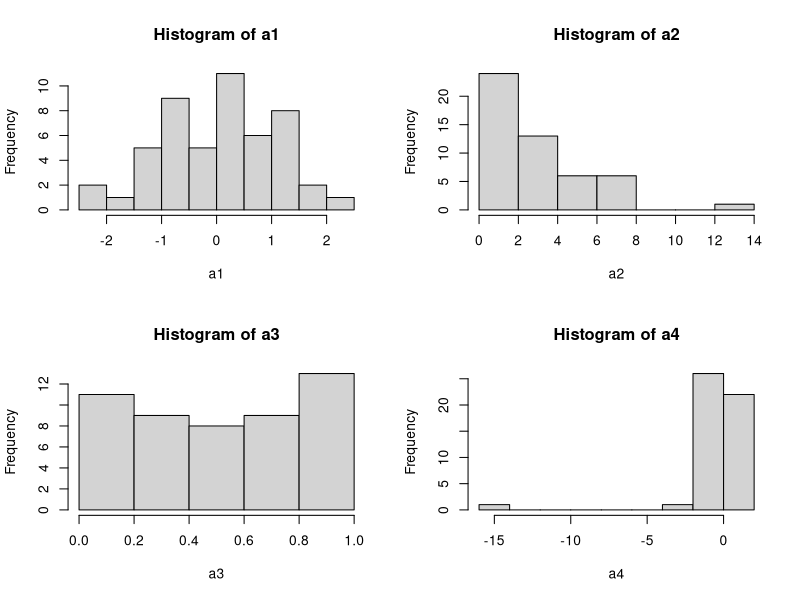
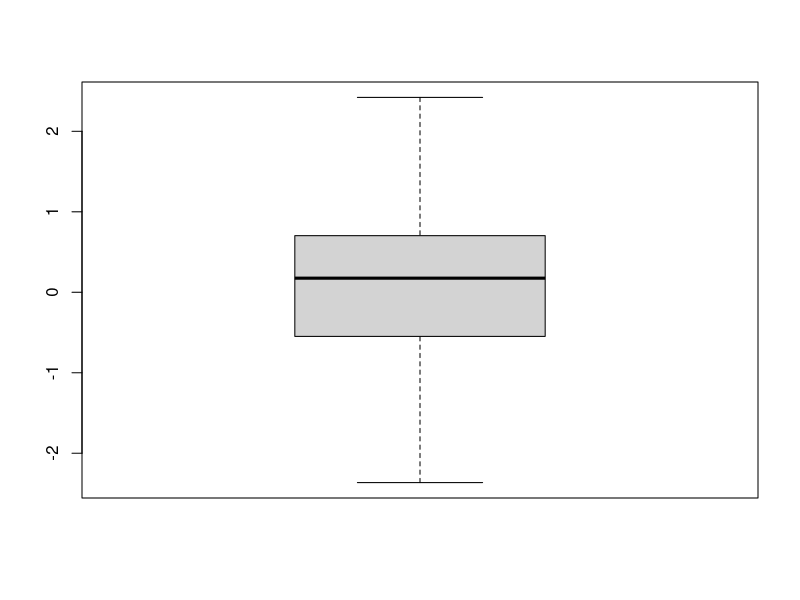
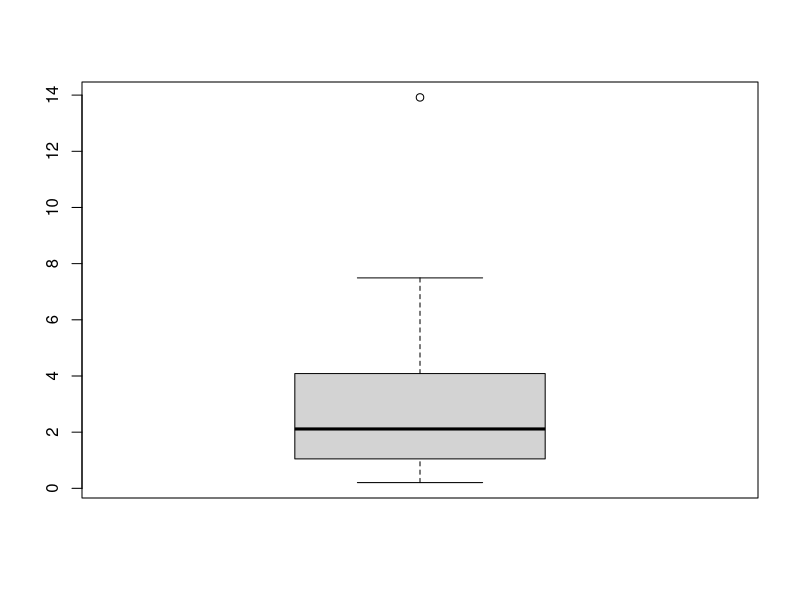
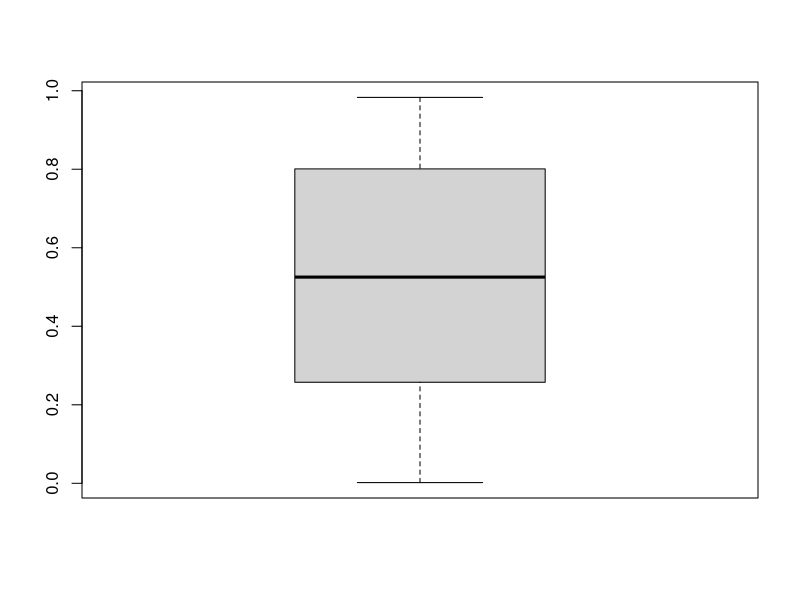
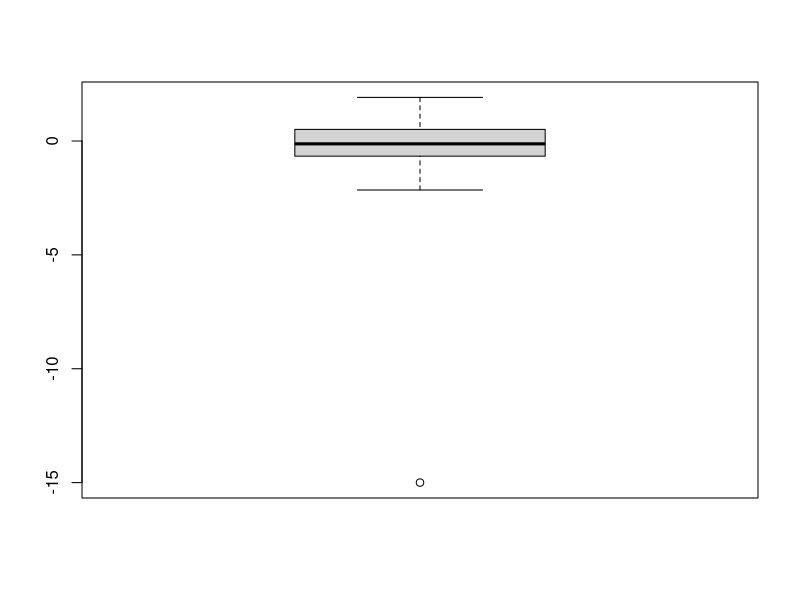
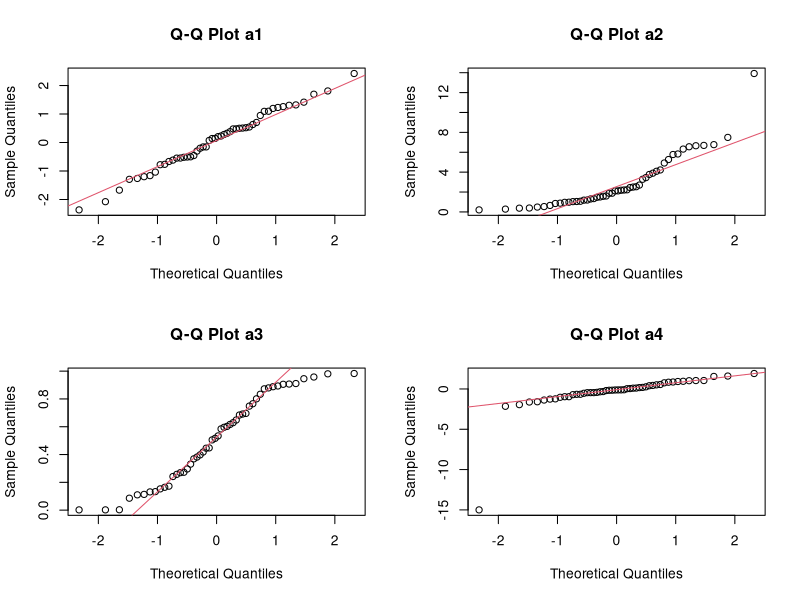
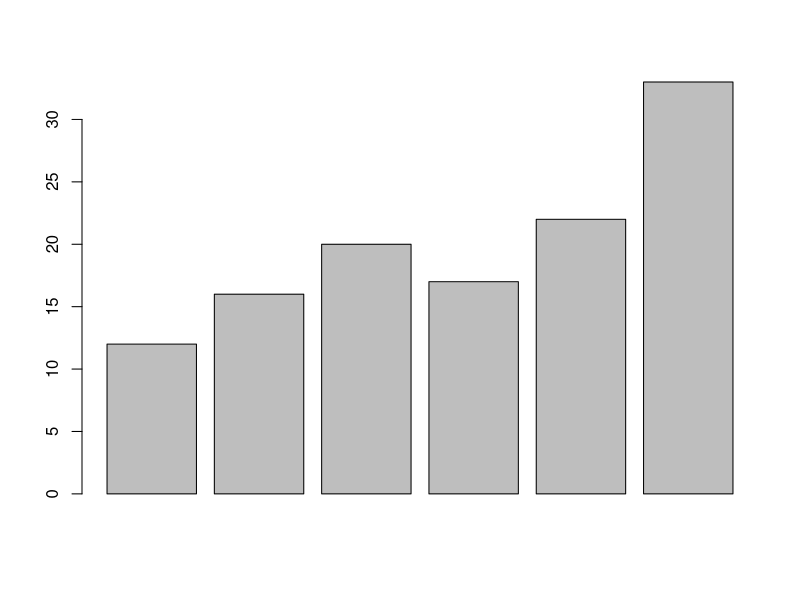

Write R code to recreate these figures, in order.
setwd("//home.org.aalto.fi/savelaj3/data/Documents/R/Intr_to_stat_infer") #koulun kone


#### 2 ####

a1 <- rnorm(50)
a2 <- rchisq(50, 3)
a3 <- runif(50)
a4 <- rnorm(50)
a4[1] = -15

# a)

par(mfrow=c(2,2))
hist(a1)
hist(a2)
hist(a3)
hist(a4)
par(mfrow=c(1,1))

boxplot(a1)
boxplot(a2)
boxplot(a3)
boxplot(a4)


# b)

mean(a1)
mean(a2)
mean(a3)
mean(a4)

median(a1)
median(a2)
median(a3)
median(a4)

library(e1071)

skewness(a1)
skewness(a2)
skewness(a3)
skewness(a4)

kurtosis(a1)
kurtosis(a2)
kurtosis(a3)
kurtosis(a4)

apply(data.frame(a1,a2,a3,a4),2,mean)
apply(data.frame(a1,a2,a3,a4),2,median)
apply(data.frame(a1,a2,a3,a4),2,skewness)
apply(data.frame(a1,a2,a3,a4),2,kurtosis)


# c)

BS <- function(x) {
  library(e1071)
  n <- length(x)
  n * (skewness(x)^2/6+kurtosis(x)^2/24)
}

apply(data.frame(a1, a2, a3, a4), 2, BS)


# d)

par(mfrow=c(2,2))
qqnorm(a1, main = "Q-Q Plot a1")
qqline(a1, col=2)
qqnorm(a2, main = "Q-Q Plot a2")
qqline(a2, col=2)
qqnorm(a3, main = "Q-Q Plot a3")
qqline(a3, col=2)
qqnorm(a4, main = "Q-Q Plot a4")
qqline(a4, col=2)
par(mfrow=c(1,1))

shapiro.test(a1)
shapiro.test(a2)
shapiro.test(a3)
shapiro.test(a4)


#### 3 ####


# H0: the dice is fair (p_i = 1/6)
# H1: the dice is not fair
# alpha = 3%

x <- c(12, 16, 20, 17, 22, 33)
p <- rep(1/6,6)

barplot(x)

chisq.test(x)
chisq.test(x,p=p)

